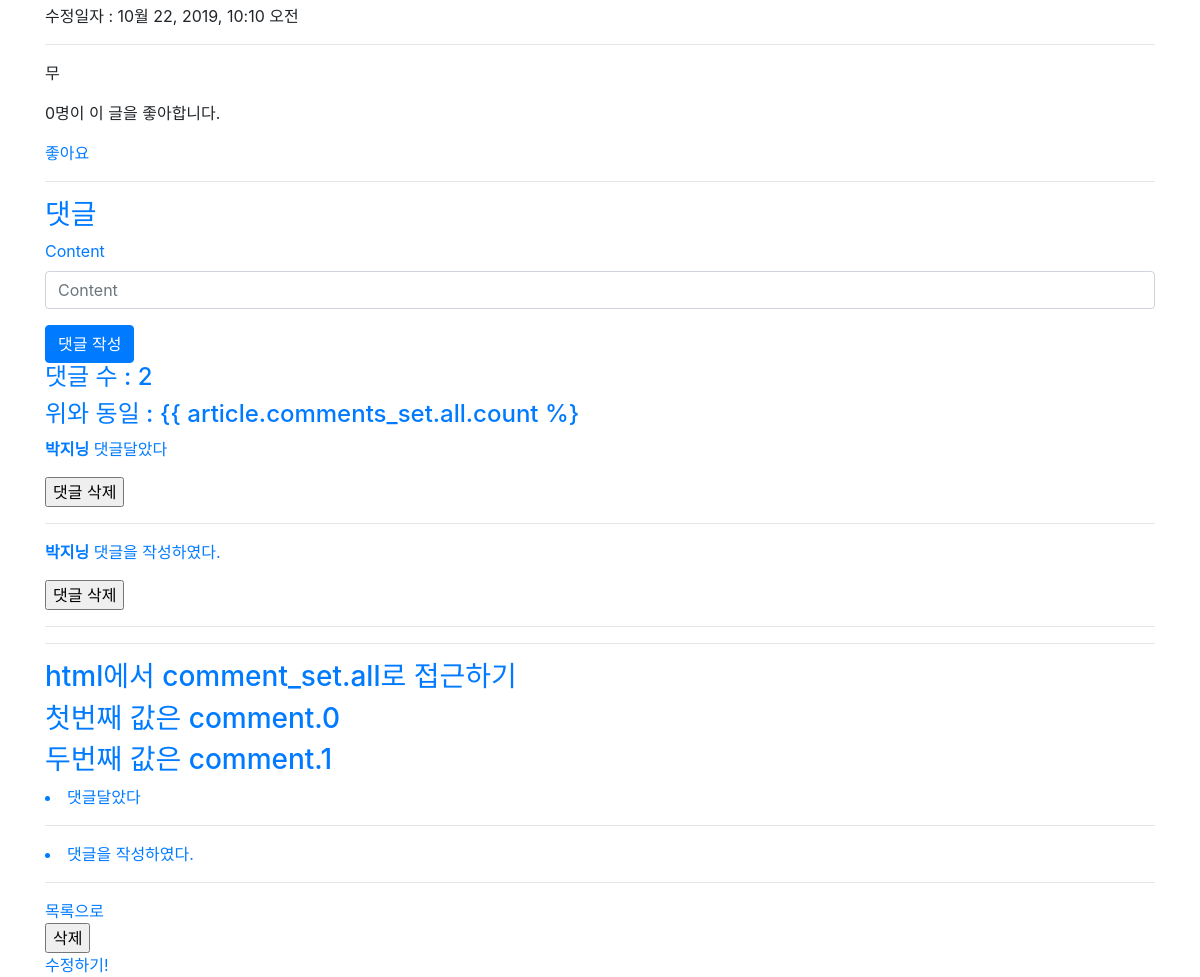
The page /articles/2/ (signed in, lower part) on the database as committed earlier.
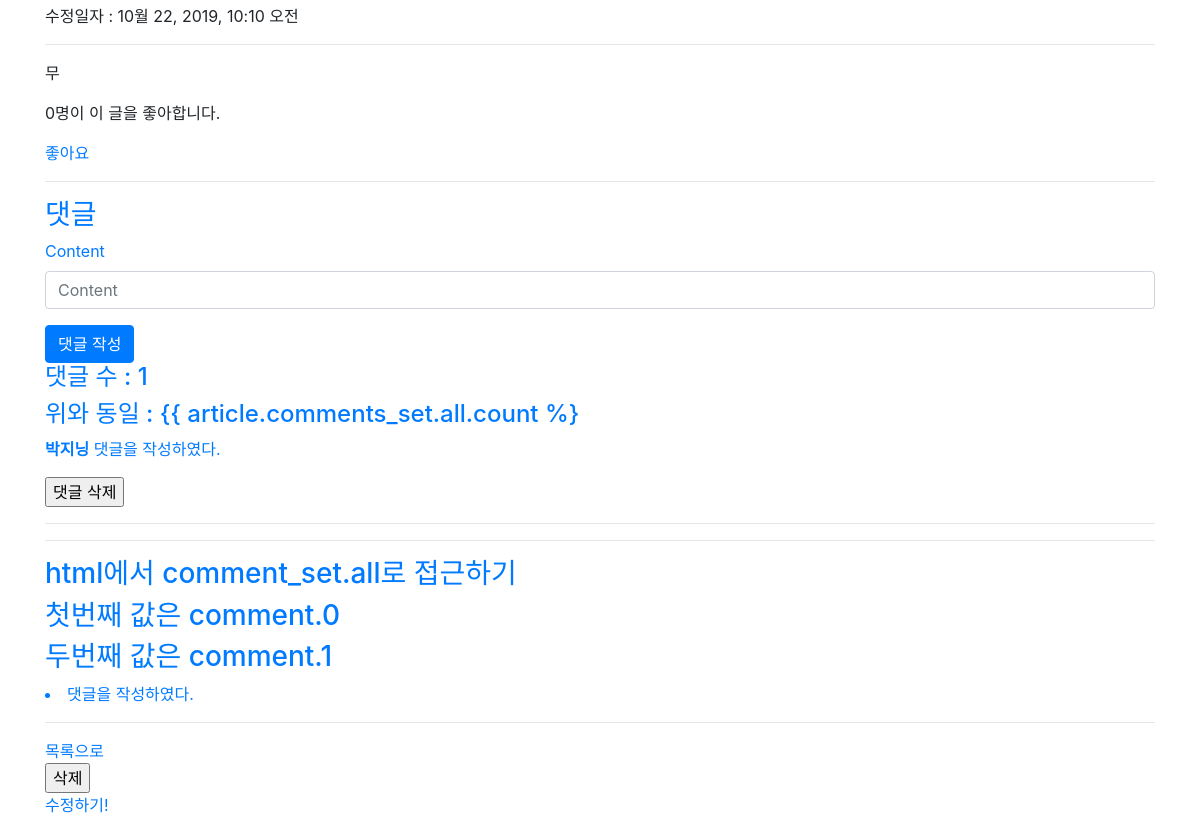
The same page on the database as committed later.
### articles/models.py (models this page shows, shortened)
class Article(models.Model):
    title = models.CharField(max_length=10)
    content = models.TextField()
    image = models.ImageField(blank=True)
    image_thumbnail = ImageSpecField(
        processors=[ResizeToFill(300, 300)],
        format='JPEG',
        options={'quality': 80}
    )
    created_at = models.DateTimeField(auto_now_add=True)
    updated_at = models.DateTimeField(auto_now=True)
    user = models.ForeignKey(settings.AUTH_USER_MODEL, on_delete=models.CASCADE)
    like_users = models.ManyToManyField(
                                settings.AUTH_USER_MODEL,
                                related_name='like_articles',
                                blank=True
                                )

class Comment(models.Model):
    content = models.CharField(max_length=140)
    created_at = models.DateTimeField(auto_now_add=True)
    article = models.ForeignKey(Article, on_delete=models.CASCADE)
    user = models.ForeignKey(settings.AUTH_USER_MODEL, on_delete=models.CASCADE)

### accounts/models.py (models this page shows)
class User(AbstractUser):
    pass

### articles/views.py (the view)
# urls.py: path('<int:article_pk>/', views.detail, name='detail'),
def detail(request, article_pk):
    article = get_object_or_404(Article, pk=article_pk) # 없으면 404 에러, 안해주면 500error가 뜬다.
    comments = article.comment_set.all()
    comment_form = CommentForm()
    context = {
        'article': article,
        'comments': comments,
        'comment_form': comment_form,
        'image': article.image
    }
    return render(request, 'articles/detail.html', context)

### articles/forms.py
class CommentForm(forms.ModelForm):
    class Meta:
        model = Comment
        fields = ('content', ) # 지정 필드만 보여줌

### articles/templatetags/gravatar.py (called while the page is built)
@register.filter
def makehash(email):
    return 'https://www.gravatar.com/avatar/' + hashlib.md5(email.strip().lower().encode('utf-8')).hexdigest()

### articles/templates/articles/detail.html (shortened to what this page needs)
{% extends 'articles/base.html' %}
{% load bootstrap4 %}
{% block body %}
<p>수정일자 : {{ article.updated_at }}</p>
<hr>
<p>{{ article.content }}</p>
<p>{{ article.like_users.count }}명이 이 글을 좋아합니다.</p>
<a href="{% url 'articles:like' article.pk %}">
  {% if user in article.like_users.all %}
  좋아요취소</a>
  {% else %}
  좋아요
  {% endif %}
<hr>
<h3>댓글</h3>
{% if user.is_authenticated %}
<form action="{% url 'articles:comment_create' article.pk %}" method="POST" class="form">
  {% bootstrap_form comment_form %}
  {% buttons %}
  <button type="submit" class="btn btn-primary">댓글 작성</button>
  {% endbuttons %}
</form>
{% endif %}
<h4>댓글 수 : {{ comments.count }}</h4>
<h4>위와 동일 : {{ article.comments_set.all.count %}</h4>
{% for comment in article.comment_set.all %}
<p><b>{{ comment.user.username }}</b> {{ comment.content }}</p>
{% if comment.user == user %}
<form action="{% url 'articles:comment_delete' comment.pk %}" method="POST" onclick="return confirm('정말로 삭제하시겠습니까?')">
  <input type="submit" value="댓글 삭제">
</form>
{% endif %}
<hr>
{% empty %}
<p>작성된 댓글이 없습니다.</p>
{% endfor %}
<hr>
<h3>html에서 comment_set.all로 접근하기</h3>
<h3>첫번째 값은 comment.0</h3>
<h3>두번째 값은 comment.1</h3>
{% for comment in article.comment_set.all %}
<li>{{ comment.content }}</li>
<hr>
{% endfor %}
<a href="{% url 'articles:index' %}">목록으로</a>
{% if article.user == user %}
<form action="{% url 'articles:delete' article.pk %}" method="POST" onclick="return confirm('정말로 삭제하시겠습니까?')">
  <input type="submit" value="삭제">
</form>
  <a href="{% url 'articles:update' article.pk %}">수정하기!</a>
{% endif %}
{% endblock %}

Rows that differ between the two databases and show on the page:
removed Comment: user.username "박지닝", content "댓글달았다"
computed for Article: count "2" → "1"
